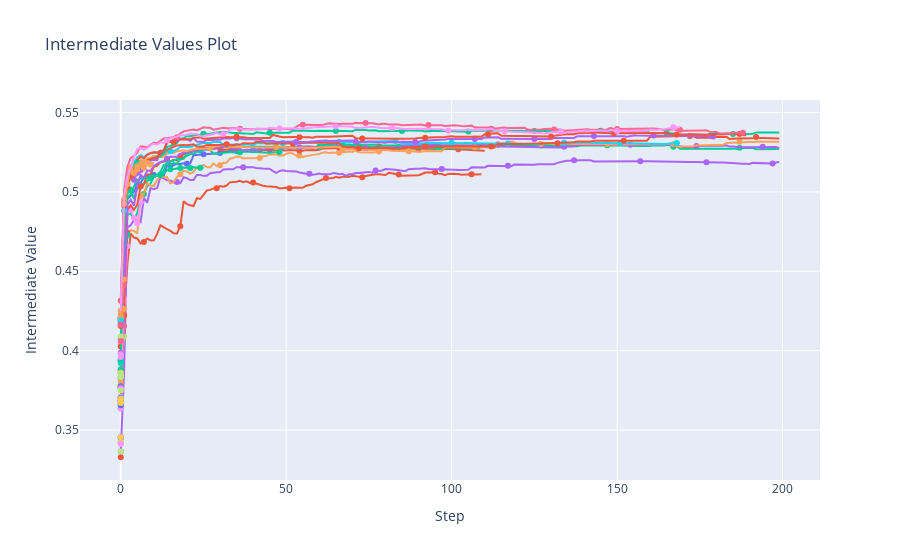

Here is the notebook cell this chart was saved with:
### Code cell
optuna.visualization.plot_intermediate_values(tuning.study)

### Figure 1 — Plotly figure (JSON) as saved in the notebook; plotly's stock layout.template omitted (floating-point values rounded to 4 significant figures; data arrays with more than 128 entries replaced by an {"elided": "..."} marker saying what was removed)
{"data": [{"marker": {"maxdisplayed": 10}, "mode": "lines+markers", "name": "Trial0", "type": "scatter", "x": [0, 1, 2, 3, 4, 5, 6, 7, 8, 9, 10, 11, 12, 13, 14, 15, 16, 17, 18, 19, 20, 21, 22, 23, 24, 25, 26, 27, 28, 29, 30, 31, 32, 33, 34, 35, 36, 37, 38, 39, 40, 41, 42, 43, 44, 45, 46, 47, 48, 49], "y": [0.3826, 0.467, 0.4957, 0.4975, 0.5001, 0.5048, 0.5058, 0.509, 0.5097, 0.5106, 0.5106, 0.5103, 0.5103, 0.5103, 0.5169, 0.5165, 0.517, 0.5176, 0.5175, 0.518, 0.5178, 0.5179, 0.5231, 0.5232, 0.5235, 0.5237, 0.5238, 0.5237, 0.5242, 0.5243, 0.5244, 0.5253, 0.5256, 0.5256, 0.5259, 0.5258, 0.5257, 0.5257, 0.5261, 0.5263, 0.5264, 0.5269, 0.5268, 0.5265, 0.5265, 0.5266, 0.5268, 0.5267, 0.5266, 0.5267]}, {"marker": {"maxdisplayed": 10}, "mode": "lines+markers", "name": "Trial1", "type": "scatter", "x": [0, 1, 2, 3, 4, 5, 6, 7, 8, 9, 10, 11, 12, 13, 14, 15, 16, 17, 18, 19, 20, 21, 22, 23, 24, 25, 26, 27, 28, 29, 30, 31, 32, 33, 34, 35, 36, 37, 38, 39, 40, 41, 42, 43, 44, 45, 46, 47, 48, 49, 50, 51, 52, 53, 54, 55, 56, 57, 58, 59, 60, 61, 62, 63, 64, 65, 66, 67, 68, 69, 70, 71, 72, 73, 74, 75, 76, 77, 78, 79, 80, 81, 82, 83, 84, 85, 86, 87, 88, 89, 90, 91, 92, 93, 94, 95, 96, 97, 98, 99, 100, 101, 102, 103, 104, 105, 106, 107, 108, 109], "y": [0.3683, 0.4221, 0.4544, 0.4738, 0.4712, 0.4707, 0.4675, 0.4685, 0.4707, 0.4694, 0.4695, 0.4735, 0.479, 0.4775, 0.4765, 0.4755, 0.4739, 0.4738, 0.4784, 0.4941, 0.4923, 0.4916, 0.4911, 0.496, 0.4955, 0.4982, 0.5009, 0.5013, 0.5022, 0.5023, 0.5037, 0.5033, 0.504, 0.506, 0.5061, 0.5064, 0.5069, 0.5062, 0.5067, 0.5057, 0.5059, 0.5051, 0.5047, 0.5039, 0.5035, 0.5033, 0.5031, 0.503, 0.5022, 0.5024, 0.5027, 0.5023, 0.5027, 0.5027, 0.5027, 0.5026, 0.5039, 0.5043, 0.5048, 0.5061, 0.5069, 0.5079, 0.5087, 0.5085, 0.5085, 0.5095, 0.5089, 0.5095, 0.5094, 0.5095, 0.5101, 0.5098, 0.5091, 0.5092, 0.51, 0.5105, 0.5107, 0.5111, 0.5111, 0.5108, 0.5106, 0.512, 0.5117, 0.511, 0.511, 0.5102, 0.5104, 0.5103, 0.5103, 0.5102, 0.5105, 0.5113, 0.5122, 0.5123, 0.5125, 0.5124, 0.5115, 0.5113, 0.5105, 0.5113, 0.5114, 0.5114, 0.5113, 0.5108, 0.511, 0.5111, 0.5111, 0.511, 0.511, 0.5111]}, {"marker": {"maxdisplayed": 10}, "mode": "lines+markers", "name": "Trial2", "type": "scatter", "x": {"elided": "200 int values"}, "y": {"elided": "200 float values"}}, {"marker": {"maxdisplayed": 10}, "mode": "lines+markers", "name": "Trial3", "type": "scatter", "x": {"elided": "200 int values"}, "y": {"elided": "200 float values"}}, {"marker": {"maxdisplayed": 10}, "mode": "lines+markers", "name": "Trial4", "type": "scatter", "x": [0, 1, 2, 3, 4, 5, 6, 7, 8, 9, 10, 11, 12, 13, 14, 15, 16, 17, 18, 19, 20, 21, 22, 23, 24, 25, 26, 27, 28, 29, 30, 31, 32, 33, 34, 35, 36, 37, 38, 39, 40, 41, 42, 43, 44, 45, 46, 47, 48, 49, 50, 51, 52, 53, 54, 55, 56, 57, 58, 59, 60, 61, 62, 63, 64, 65, 66, 67, 68, 69, 70, 71, 72, 73, 74, 75, 76, 77, 78, 79, 80, 81, 82, 83, 84, 85, 86, 87, 88, 89, 90, 91, 92, 93, 94, 95, 96, 97, 98, 99, 100, 101, 102, 103, 104, 105, 106, 107, 108, 109, 110, 111, 112, 113, 114, 115, 116, 117, 118, 119], "y": [0.3935, 0.4428, 0.474, 0.4759, 0.4755, 0.4739, 0.4975, 0.4988, 0.5056, 0.504, 0.5038, 0.5074, 0.51, 0.5091, 0.5093, 0.5053, 0.5063, 0.5094, 0.511, 0.5134, 0.5128, 0.5115, 0.5126, 0.5153, 0.5156, 0.517, 0.5157, 0.5154, 0.5179, 0.5163, 0.5168, 0.5183, 0.5185, 0.5209, 0.5214, 0.5222, 0.5222, 0.521, 0.5212, 0.5213, 0.5214, 0.5215, 0.5214, 0.5224, 0.5227, 0.5236, 0.5234, 0.5237, 0.5228, 0.5229, 0.524, 0.5246, 0.5242, 0.5229, 0.5229, 0.522, 0.5225, 0.5228, 0.5231, 0.5235, 0.5239, 0.5247, 0.5249, 0.5245, 0.5248, 0.5247, 0.5246, 0.5251, 0.5252, 0.5255, 0.5251, 0.526, 0.525, 0.5249, 0.5251, 0.5248, 0.5249, 0.525, 0.5254, 0.5267, 0.5266, 0.5268, 0.5267, 0.5263, 0.5263, 0.5265, 0.5273, 0.5273, 0.5272, 0.5265, 0.5266, 0.5274, 0.5277, 0.5277, 0.5275, 0.5274, 0.528, 0.5282, 0.5286, 0.5293, 0.5294, 0.5295, 0.5292, 0.5289, 0.5291, 0.529, 0.5288, 0.5289, 0.5292, 0.5293, 0.53, 0.53, 0.5302, 0.5299, 0.5299, 0.5302, 0.5302, 0.5316, 0.5316, 0.5317]}, {"marker": {"maxdisplayed": 10}, "mode": "lines+markers", "name": "Trial5", "type": "scatter", "x": [0], "y": [0.365]}, {"marker": {"maxdisplayed": 10}, "mode": "lines+markers", "name": "Trial6", "type": "scatter", "x": [0], "y": [0.3698]}, {"marker": {"maxdisplayed": 10}, "mode": "lines+markers", "name": "Trial7", "type": "scatter", "x": [0], "y": [0.3697]}, {"marker": {"maxdisplayed": 10}, "mode": "lines+markers", "name": "Trial8", "type": "scatter", "x": [0, 1, 2, 3, 4, 5, 6], "y": [0.4042, 0.4304, 0.4885, 0.4891, 0.4836, 0.4802, 0.4935]}, {"marker": {"maxdisplayed": 10}, "mode": "lines+markers", "name": "Trial9", "type": "scatter", "x": [0], "y": [0.37]}, {"marker": {"maxdisplayed": 10}, "mode": "lines+markers", "name": "Trial10", "type": "scatter", "x": [0], "y": [0.3635]}, {"marker": {"maxdisplayed": 10}, "mode": "lines+markers", "name": "Trial11", "type": "scatter", "x": [0], "y": [0.3328]}, {"marker": {"maxdisplayed": 10}, "mode": "lines+markers", "name": "Trial12", "type": "scatter", "x": [0], "y": [0.3703]}, {"marker": {"maxdisplayed": 10}, "mode": "lines+markers", "name": "Trial13", "type": "scatter", "x": [0], "y": [0.3365]}, {"marker": {"maxdisplayed": 10}, "mode": "lines+markers", "name": "Trial14", "type": "scatter", "x": [0], "y": [0.367]}, {"marker": {"maxdisplayed": 10}, "mode": "lines+markers", "name": "Trial15", "type": "scatter", "x": [0], "y": [0.3423]}, {"marker": {"maxdisplayed": 10}, "mode": "lines+markers", "name": "Trial16", "type": "scatter", "x": [0], "y": [0.3677]}, {"marker": {"maxdisplayed": 10}, "mode": "lines+markers", "name": "Trial17", "type": "scatter", "x": [0, 1], "y": [0.3862, 0.409]}, {"marker": {"maxdisplayed": 10}, "mode": "lines+markers", "name": "Trial18", "type": "scatter", "x": [0], "y": [0.3635]}, {"marker": {"maxdisplayed": 10}, "mode": "lines+markers", "name": "Trial19", "type": "scatter", "x": [0], "y": [0.3783]}, {"marker": {"maxdisplayed": 10}, "mode": "lines+markers", "name": "Trial20", "type": "scatter", "x": [0], "y": [0.345]}, {"marker": {"maxdisplayed": 10}, "mode": "lines+markers", "name": "Trial21", "type": "scatter", "x": [0, 1, 2], "y": [0.3934, 0.4436, 0.4741]}, {"marker": {"maxdisplayed": 10}, "mode": "lines+markers", "name": "Trial22", "type": "scatter", "x": [0, 1, 2], "y": [0.3936, 0.4407, 0.473]}, {"marker": {"maxdisplayed": 10}, "mode": "lines+markers", "name": "Trial23", "type": "scatter", "x": [0], "y": [0.3684]}, {"marker": {"maxdisplayed": 10}, "mode": "lines+markers", "name": "Trial24", "type": "scatter", "x": [0], "y": [0.377]}, {"marker": {"maxdisplayed": 10}, "mode": "lines+markers", "name": "Trial25", "type": "scatter", "x": [0], "y": [0.3709]}, {"marker": {"maxdisplayed": 10}, "mode": "lines+markers", "name": "Trial26", "type": "scatter", "x": [0, 1], "y": [0.3862, 0.4231]}, {"marker": {"maxdisplayed": 10}, "mode": "lines+markers", "name": "Trial27", "type": "scatter", "x": [0], "y": [0.3365]}, {"marker": {"maxdisplayed": 10}, "mode": "lines+markers", "name": "Trial28", "type": "scatter", "x": [0], "y": [0.3779]}, {"marker": {"maxdisplayed": 10}, "mode": "lines+markers", "name": "Trial29", "type": "scatter", "x": [0], "y": [0.3663]}, {"marker": {"maxdisplayed": 10}, "mode": "lines+markers", "name": "Trial30", "type": "scatter", "x": [0], "y": [0.3762]}, {"marker": {"maxdisplayed": 10}, "mode": "lines+markers", "name": "Trial31", "type": "scatter", "x": [0, 1], "y": [0.4027, 0.422]}, {"marker": {"maxdisplayed": 10}, "mode": "lines+markers", "name": "Trial32", "type": "scatter", "x": [0, 1, 2, 3, 4, 5, 6, 7, 8, 9, 10, 11, 12, 13, 14, 15, 16, 17, 18, 19, 20, 21, 22, 23, 24, 25], "y": [0.4077, 0.4828, 0.4987, 0.5013, 0.4956, 0.5019, 0.5037, 0.5055, 0.5072, 0.5085, 0.5099, 0.5106, 0.5109, 0.5116, 0.5136, 0.5143, 0.5145, 0.5149, 0.5151, 0.5154, 0.5153, 0.5151, 0.5156, 0.5156, 0.5152, 0.515]}, {"marker": {"maxdisplayed": 10}, "mode": "lines+markers", "name": "Trial33", "type": "scatter", "x": [0], "y": [0.3781]}, {"marker": {"maxdisplayed": 10}, "mode": "lines+markers", "name": "Trial34", "type": "scatter", "x": [0], "y": [0.3802]}, {"marker": {"maxdisplayed": 10}, "mode": "lines+markers", "name": "Trial35", "type": "scatter", "x": [0], "y": [0.3775]}, {"marker": {"maxdisplayed": 10}, "mode": "lines+markers", "name": "Trial36", "type": "scatter", "x": [0, 1], "y": [0.3858, 0.4156]}, {"marker": {"maxdisplayed": 10}, "mode": "lines+markers", "name": "Trial37", "type": "scatter", "x": [0], "y": [0.3696]}, {"marker": {"maxdisplayed": 10}, "mode": "lines+markers", "name": "Trial38", "type": "scatter", "x": [0, 1, 2], "y": [0.3834, 0.4327, 0.4658]}, {"marker": {"maxdisplayed": 10}, "mode": "lines+markers", "name": "Trial39", "type": "scatter", "x": [0], "y": [0.3423]}, {"marker": {"maxdisplayed": 10}, "mode": "lines+markers", "name": "Trial40", "type": "scatter", "x": [0], "y": [0.3775]}, {"marker": {"maxdisplayed": 10}, "mode": "lines+markers", "name": "Trial41", "type": "scatter", "x": [0, 1, 2, 3, 4, 5, 6, 7, 8, 9, 10, 11, 12, 13, 14, 15, 16, 17, 18, 19, 20, 21, 22, 23, 24, 25, 26, 27, 28, 29, 30, 31, 32, 33, 34, 35, 36, 37, 38, 39, 40, 41, 42, 43, 44, 45, 46, 47, 48, 49, 50, 51, 52, 53, 54, 55, 56, 57, 58, 59, 60, 61, 62, 63, 64, 65, 66, 67, 68, 69, 70, 71, 72, 73, 74, 75, 76, 77, 78, 79, 80, 81, 82, 83, 84, 85, 86, 87, 88, 89, 90, 91, 92, 93, 94, 95, 96, 97, 98, 99, 100, 101, 102, 103, 104, 105, 106, 107, 108, 109, 110], "y": [0.4176, 0.4247, 0.4888, 0.4916, 0.4886, 0.4921, 0.5034, 0.5047, 0.511, 0.511, 0.5159, 0.5166, 0.5186, 0.5191, 0.5197, 0.5191, 0.5202, 0.5198, 0.5227, 0.5237, 0.5243, 0.5253, 0.5254, 0.5261, 0.5273, 0.5273, 0.5276, 0.5269, 0.5273, 0.5273, 0.5276, 0.5264, 0.5266, 0.527, 0.5267, 0.5266, 0.5266, 0.5262, 0.5259, 0.526, 0.5259, 0.5264, 0.5263, 0.5265, 0.5265, 0.5266, 0.5265, 0.5263, 0.5263, 0.5262, 0.5261, 0.5264, 0.5263, 0.5261, 0.526, 0.5259, 0.5263, 0.5265, 0.5263, 0.5263, 0.5266, 0.5274, 0.5274, 0.5276, 0.5276, 0.5279, 0.5278, 0.528, 0.5275, 0.5276, 0.5273, 0.5274, 0.5281, 0.5281, 0.5281, 0.5281, 0.5281, 0.5282, 0.5282, 0.5272, 0.5271, 0.5271, 0.5272, 0.5271, 0.5271, 0.5274, 0.5274, 0.5274, 0.5274, 0.5273, 0.5273, 0.5275, 0.5275, 0.5275, 0.5274, 0.5274, 0.5273, 0.527, 0.527, 0.527, 0.527, 0.5269, 0.5268, 0.5267, 0.5266, 0.5264, 0.5264, 0.5264, 0.526, 0.526, 0.5259]}, {"marker": {"maxdisplayed": 10}, "mode": "lines+markers", "name": "Trial42", "type": "scatter", "x": [0, 1, 2, 3, 4, 5, 6, 7, 8, 9, 10, 11, 12, 13, 14, 15, 16, 17, 18, 19, 20, 21, 22, 23, 24, 25, 26, 27, 28, 29, 30, 31, 32, 33, 34, 35, 36, 37, 38, 39, 40, 41, 42, 43, 44, 45, 46, 47, 48, 49, 50, 51, 52, 53, 54, 55, 56, 57, 58, 59, 60, 61, 62, 63, 64, 65, 66, 67, 68, 69, 70, 71, 72, 73, 74, 75, 76, 77, 78, 79, 80, 81, 82, 83, 84, 85, 86, 87, 88, 89, 90, 91, 92, 93, 94, 95, 96, 97, 98, 99, 100, 101, 102, 103, 104, 105, 106, 107, 108, 109, 110, 111, 112, 113, 114, 115], "y": [0.3921, 0.4707, 0.4967, 0.4984, 0.5036, 0.5072, 0.5086, 0.5084, 0.5089, 0.5103, 0.5103, 0.5101, 0.5108, 0.5134, 0.5192, 0.519, 0.5197, 0.5207, 0.5206, 0.5207, 0.5244, 0.5249, 0.5257, 0.5256, 0.5262, 0.5268, 0.5266, 0.5264, 0.524, 0.524, 0.5241, 0.5247, 0.525, 0.525, 0.525, 0.525, 0.5249, 0.5255, 0.5254, 0.5251, 0.525, 0.5249, 0.5248, 0.5248, 0.5248, 0.5246, 0.525, 0.5251, 0.5251, 0.5281, 0.5279, 0.5279, 0.5287, 0.5286, 0.5286, 0.5285, 0.5285, 0.5285, 0.5285, 0.5285, 0.5285, 0.5284, 0.5285, 0.5285, 0.5284, 0.5282, 0.5282, 0.5281, 0.5282, 0.5282, 0.5287, 0.5288, 0.5289, 0.5287, 0.5287, 0.5284, 0.528, 0.5282, 0.5287, 0.5282, 0.5283, 0.5283, 0.5283, 0.5282, 0.5282, 0.5281, 0.5281, 0.5281, 0.5281, 0.5282, 0.5281, 0.5281, 0.528, 0.5279, 0.5278, 0.5278, 0.5278, 0.5279, 0.5277, 0.5277, 0.5275, 0.528, 0.5279, 0.5279, 0.5281, 0.5279, 0.5279, 0.5278, 0.5287, 0.5286, 0.5286, 0.5286, 0.5286, 0.5286, 0.5286, 0.5287]}, {"marker": {"maxdisplayed": 10}, "mode": "lines+markers", "name": "Trial43", "type": "scatter", "x": {"elided": "200 int values"}, "y": {"elided": "200 float values"}}, {"marker": {"maxdisplayed": 10}, "mode": "lines+markers", "name": "Trial44", "type": "scatter", "x": {"elided": "200 int values"}, "y": {"elided": "200 float values"}}, {"marker": {"maxdisplayed": 10}, "mode": "lines+markers", "name": "Trial45", "type": "scatter", "x": {"elided": "170 int values"}, "y": {"elided": "170 float values"}}, {"marker": {"maxdisplayed": 10}, "mode": "lines+markers", "name": "Trial46", "type": "scatter", "x": [0], "y": [0.3684]}, {"marker": {"maxdisplayed": 10}, "mode": "lines+markers", "name": "Trial47", "type": "scatter", "x": [0], "y": [0.3761]}, {"marker": {"maxdisplayed": 10}, "mode": "lines+markers", "name": "Trial48", "type": "scatter", "x": [0], "y": [0.3411]}, {"marker": {"maxdisplayed": 10}, "mode": "lines+markers", "name": "Trial49", "type": "scatter", "x": [0], "y": [0.3688]}, {"marker": {"maxdisplayed": 10}, "mode": "lines+markers", "name": "Trial50", "type": "scatter", "x": [0], "y": [0.3455]}, {"marker": {"maxdisplayed": 10}, "mode": "lines+markers", "name": "Trial51", "type": "scatter", "x": {"elided": "200 int values"}, "y": {"elided": "200 float values"}}, {"marker": {"maxdisplayed": 10}, "mode": "lines+markers", "name": "Trial52", "type": "scatter", "x": {"elided": "200 int values"}, "y": {"elided": "200 float values"}}, {"marker": {"maxdisplayed": 10}, "mode": "lines+markers", "name": "Trial53", "type": "scatter", "x": {"elided": "180 int values"}, "y": {"elided": "180 float values"}}, {"marker": {"maxdisplayed": 10}, "mode": "lines+markers", "name": "Trial54", "type": "scatter", "x": [0, 1], "y": [0.4231, 0.4264]}, {"marker": {"maxdisplayed": 10}, "mode": "lines+markers", "name": "Trial55", "type": "scatter", "x": [0], "y": [0.3931]}, {"marker": {"maxdisplayed": 10}, "mode": "lines+markers", "name": "Trial56", "type": "scatter", "x": [0], "y": [0.3765]}, {"marker": {"maxdisplayed": 10}, "mode": "lines+markers", "name": "Trial57", "type": "scatter", "x": [0], "y": [0.4089]}, {"marker": {"maxdisplayed": 10}, "mode": "lines+markers", "name": "Trial58", "type": "scatter", "x": [0], "y": [0.3761]}, {"marker": {"maxdisplayed": 10}, "mode": "lines+markers", "name": "Trial59", "type": "scatter", "x": [0], "y": [0.3839]}, {"marker": {"maxdisplayed": 10}, "mode": "lines+markers", "name": "Trial60", "type": "scatter", "x": [0], "y": [0.3683]}, {"marker": {"maxdisplayed": 10}, "mode": "lines+markers", "name": "Trial61", "type": "scatter", "x": {"elided": "190 int values"}, "y": {"elided": "190 float values"}}, {"marker": {"maxdisplayed": 10}, "mode": "lines+markers", "name": "Trial62", "type": "scatter", "x": [0], "y": [0.3941]}, {"marker": {"maxdisplayed": 10}, "mode": "lines+markers", "name": "Trial63", "type": "scatter", "x": [0, 1, 2, 3, 4, 5, 6], "y": [0.4204, 0.4938, 0.5049, 0.5111, 0.5076, 0.5121, 0.5138]}, {"marker": {"maxdisplayed": 10}, "mode": "lines+markers", "name": "Trial64", "type": "scatter", "x": [0, 1, 2, 3, 4, 5, 6, 7, 8, 9, 10], "y": [0.4221, 0.4952, 0.5082, 0.513, 0.5108, 0.5141, 0.5165, 0.5151, 0.5171, 0.5173, 0.5182]}, {"marker": {"maxdisplayed": 10}, "mode": "lines+markers", "name": "Trial65", "type": "scatter", "x": [0], "y": [0.3661]}, {"marker": {"maxdisplayed": 10}, "mode": "lines+markers", "name": "Trial66", "type": "scatter", "x": {"elided": "190 int values"}, "y": {"elided": "190 float values"}}, {"marker": {"maxdisplayed": 10}, "mode": "lines+markers", "name": "Trial67", "type": "scatter", "x": [0], "y": [0.3748]}, {"marker": {"maxdisplayed": 10}, "mode": "lines+markers", "name": "Trial68", "type": "scatter", "x": [0], "y": [0.3709]}, {"marker": {"maxdisplayed": 10}, "mode": "lines+markers", "name": "Trial69", "type": "scatter", "x": [0], "y": [0.3454]}, {"marker": {"maxdisplayed": 10}, "mode": "lines+markers", "name": "Trial70", "type": "scatter", "x": [0], "y": [0.3877]}, {"marker": {"maxdisplayed": 10}, "mode": "lines+markers", "name": "Trial71", "type": "scatter", "x": [0], "y": [0.4196]}, {"marker": {"maxdisplayed": 10}, "mode": "lines+markers", "name": "Trial72", "type": "scatter", "x": [0], "y": [0.3883]}, {"marker": {"maxdisplayed": 10}, "mode": "lines+markers", "name": "Trial73", "type": "scatter", "x": [0], "y": [0.3987]}, {"marker": {"maxdisplayed": 10}, "mode": "lines+markers", "name": "Trial74", "type": "scatter", "x": [0, 1], "y": [0.4253, 0.4447]}, {"marker": {"maxdisplayed": 10}, "mode": "lines+markers", "name": "Trial75", "type": "scatter", "x": [0, 1], "y": [0.4209, 0.4881]}, {"marker": {"maxdisplayed": 10}, "mode": "lines+markers", "name": "Trial76", "type": "scatter", "x": [0], "y": [0.4061]}, {"marker": {"maxdisplayed": 10}, "mode": "lines+markers", "name": "Trial77", "type": "scatter", "x": [0], "y": [0.3834]}, {"marker": {"maxdisplayed": 10}, "mode": "lines+markers", "name": "Trial78", "type": "scatter", "x": [0], "y": [0.3959]}, {"marker": {"maxdisplayed": 10}, "mode": "lines+markers", "name": "Trial79", "type": "scatter", "x": [0], "y": [0.3676]}, {"marker": {"maxdisplayed": 10}, "mode": "lines+markers", "name": "Trial80", "type": "scatter", "x": [0], "y": [0.3656]}, {"marker": {"maxdisplayed": 10}, "mode": "lines+markers", "name": "Trial81", "type": "scatter", "x": [0], "y": [0.4156]}, {"marker": {"maxdisplayed": 10}, "mode": "lines+markers", "name": "Trial82", "type": "scatter", "x": [0], "y": [0.4178]}, {"marker": {"maxdisplayed": 10}, "mode": "lines+markers", "name": "Trial83", "type": "scatter", "x": [0], "y": [0.4186]}, {"marker": {"maxdisplayed": 10}, "mode": "lines+markers", "name": "Trial84", "type": "scatter", "x": [0], "y": [0.3863]}, {"marker": {"maxdisplayed": 10}, "mode": "lines+markers", "name": "Trial85", "type": "scatter", "x": [0], "y": [0.4203]}, {"marker": {"maxdisplayed": 10}, "mode": "lines+markers", "name": "Trial86", "type": "scatter", "x": [0, 1], "y": [0.4314, 0.4412]}, {"marker": {"maxdisplayed": 10}, "mode": "lines+markers", "name": "Trial87", "type": "scatter", "x": [0], "y": [0.3834]}, {"marker": {"maxdisplayed": 10}, "mode": "lines+markers", "name": "Trial88", "type": "scatter", "x": [0], "y": [0.3978]}, {"marker": {"maxdisplayed": 10}, "mode": "lines+markers", "name": "Trial89", "type": "scatter", "x": [0], "y": [0.367]}, {"marker": {"maxdisplayed": 10}, "mode": "lines+markers", "name": "Trial90", "type": "scatter", "x": [0], "y": [0.3703]}, {"marker": {"maxdisplayed": 10}, "mode": "lines+markers", "name": "Trial91", "type": "scatter", "x": [0, 1, 2, 3], "y": [0.4208, 0.4915, 0.5031, 0.5098]}, {"marker": {"maxdisplayed": 10}, "mode": "lines+markers", "name": "Trial92", "type": "scatter", "x": [0], "y": [0.4204]}, {"marker": {"maxdisplayed": 10}, "mode": "lines+markers", "name": "Trial93", "type": "scatter", "x": [0], "y": [0.4163]}, {"marker": {"maxdisplayed": 10}, "mode": "lines+markers", "name": "Trial94", "type": "scatter", "x": [0, 1, 2, 3, 4, 5, 6, 7, 8], "y": [0.4208, 0.4924, 0.5049, 0.5152, 0.5119, 0.5161, 0.5175, 0.5167, 0.5183]}, {"marker": {"maxdisplayed": 10}, "mode": "lines+markers", "name": "Trial95", "type": "scatter", "x": [0], "y": [0.4189]}, {"marker": {"maxdisplayed": 10}, "mode": "lines+markers", "name": "Trial96", "type": "scatter", "x": [0], "y": [0.4164]}, {"marker": {"maxdisplayed": 10}, "mode": "lines+markers", "name": "Trial97", "type": "scatter", "x": [0], "y": [0.3859]}, {"marker": {"maxdisplayed": 10}, "mode": "lines+markers", "name": "Trial98", "type": "scatter", "x": {"elided": "170 int values"}, "y": {"elided": "170 float values"}}, {"marker": {"maxdisplayed": 10}, "mode": "lines+markers", "name": "Trial99", "type": "scatter", "x": [0], "y": [0.3699]}], "layout": {"showlegend": false, "title": {"text": "Intermediate Values Plot"}, "xaxis": {"title": {"text": "Step"}}, "yaxis": {"title": {"text": "Intermediate Value"}}}}
